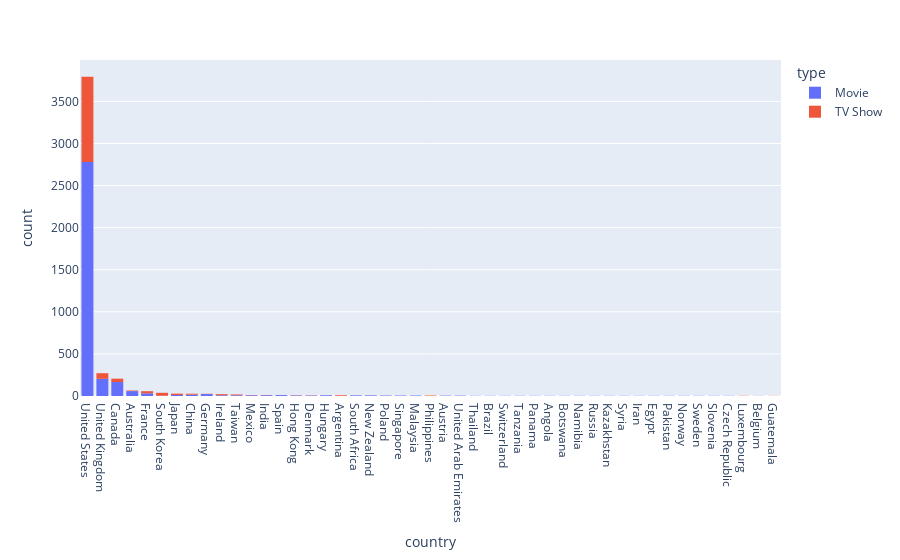

Notebook code for this chart:
### Markdown cell above
TV-MA - Mature content
    TV-14 - Content for ages 14 and up
    TV-PG - Content for very young audiences including children for ages 2-6years
    R - Restricted for ages under 17
    PG-13 - Parental guidance for children under 13

### Code cell
import plotly.express as px
import seaborn as sns

px.histogram(data_processed, x="country", color="type").update_xaxes(categoryorder="total descending")

### Figure 1 — Plotly figure (JSON) as saved in the notebook; plotly's stock layout.template omitted (floating-point values rounded to 4 significant figures; data arrays with more than 128 entries replaced by an {"elided": "..."} marker saying what was removed)
{"data": [{"alignmentgroup": "True", "bingroup": "x", "hovertemplate": "type=Movie<br>country=%{x}<br>count=%{y}<extra></extra>", "legendgroup": "Movie", "marker": {"color": "#636efa", "pattern": {"shape": ""}}, "name": "Movie", "offsetgroup": "Movie", "orientation": "v", "showlegend": true, "type": "histogram", "x": {"elided": "3463 str values"}, "xaxis": "x", "yaxis": "y"}, {"alignmentgroup": "True", "bingroup": "x", "hovertemplate": "type=TV Show<br>country=%{x}<br>count=%{y}<extra></extra>", "legendgroup": "TV Show", "marker": {"color": "#EF553B", "pattern": {"shape": ""}}, "name": "TV Show", "offsetgroup": "TV Show", "orientation": "v", "showlegend": true, "type": "histogram", "x": {"elided": "1270 str values"}, "xaxis": "x", "yaxis": "y"}], "layout": {"barmode": "relative", "legend": {"title": {"text": "type"}, "tracegroupgap": 0}, "margin": {"t": 60}, "xaxis": {"anchor": "y", "categoryorder": "total descending", "domain": [0, 1], "title": {"text": "country"}}, "yaxis": {"anchor": "x", "domain": [0, 1], "title": {"text": "count"}}}}
